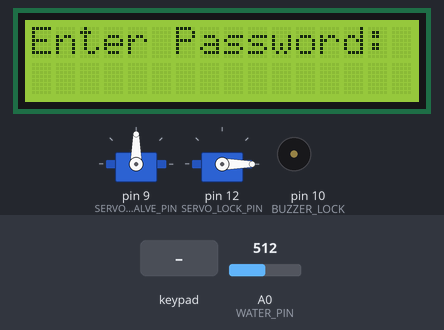
A sketch run on a simulated Arduino Uno, built with avr-gcc and run on an emulated ATmega328P. Shown: 2 × servo, 16×2 character LCD, buzzer (waves = sounding, pin HIGH). Inputs (shaded band) come from the test bench; at power-on: A0 (WATER_PIN) = 512. EEPROM starts erased; what the sketch prints to the serial monitor is not drawn.

Above: at 1.3 s.
1.4 s: keypad keys 1 7 1 0 2 0 0 4 * pressed 0.4 s apart
At 3.8 s:
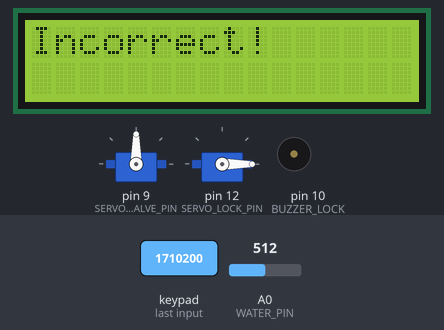
6.5 s: keypad keys 1 7 1 0 2 0 0 4 pressed 0.4 s apart
At 9.9 s:
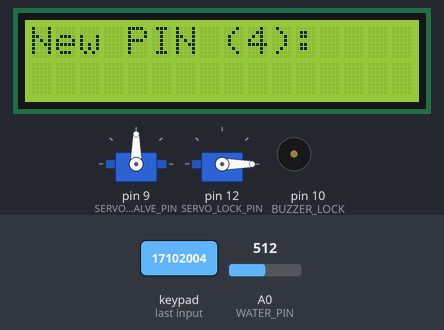
11.2 s: keypad keys 1 1 5 0 pressed 0.4 s apart
At 13.2 s:
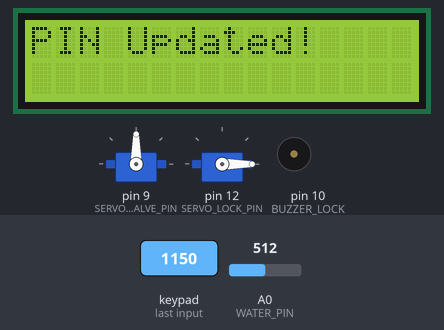
14.3 s: keypad keys 1 1 5 0 # pressed 0.4 s apart
At 16.7 s:
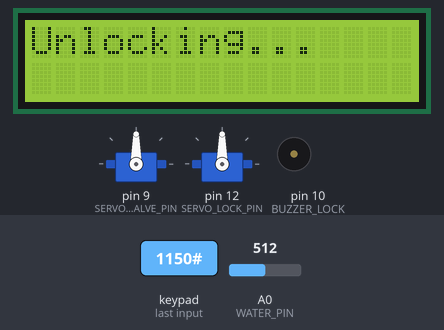
17.8 s: A0 (WATER_PIN) set to 0
20.8 s: keypad keys 1 1 5 0 * pressed 0.4 s apart
At 25.1 s:
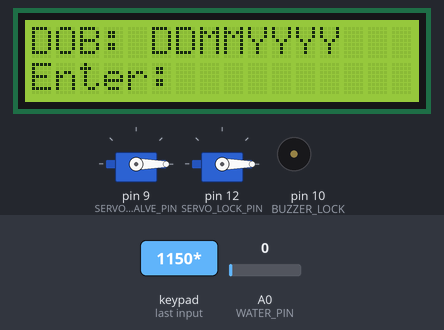
Timing chart, 0 to 25.3 s (numbered marks = the images above; inputs shaded):
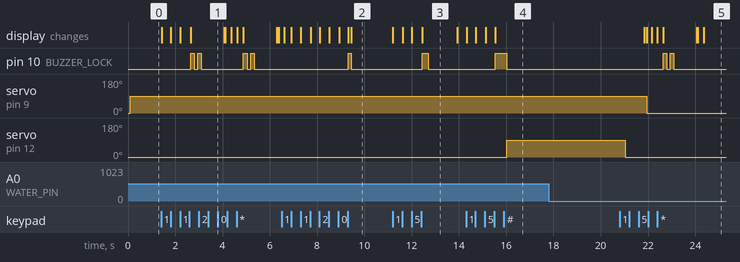

Measured:
- after the input at 1.4 s, pin 10 (BUZZER_LOCK): LOW → HIGH after 1.2 s, → LOW 0.15 s later, → HIGH 0.15 s later, → LOW 0.15 s later, … (8 changes in this stretch); the display: first changes at once (image 1 shows a later state)
- after the input at 6.5 s, pin 10 (BUZZER_LOCK): LOW → HIGH after 2.8 s, → LOW 0.12 s later; the display: first changes after 0.11 s (image 2 shows a later state)
- after the input at 11.2 s, pin 10 (BUZZER_LOCK): LOW → HIGH after 1.3 s, → LOW 0.25 s later; the display: first changes at once (image 3 shows a later state)
- after the input at 14.3 s, pin 10 (BUZZER_LOCK): LOW → HIGH after 1.2 s, → LOW 0.50 s later; servo on pin 12 (SERVO_LOCK_PIN): 0° → 90° after 1.7 s; the display: first changes at once (image 4 shows a later state)
- after the input at 17.8 s, every drawn part: stays the same
- after the input at 20.8 s, pin 10 (BUZZER_LOCK): alternates HIGH for 0.15 s and LOW for 0.15 s, 4 changes in all, then stays LOW, starting after 1.8 s; the display: first differs from a run without the input after 1.3 s (image 5 shows a later state)
- what the display in image 3 shows lasts 1.4 s, from 12.5 s to 13.9 s

The sketch:

DoorLock_PIR_Clotheline.ino
```cpp
#include <Wire.h>
#include <LiquidCrystal_I2C.h>
#include <Keypad_I2C.h>
#include <Servo.h>
#include <EEPROM.h>

/*** ===== Configs ===== ***/
#define USE_BUTTON 0

// PIR: false = active-LOW, true = active-HIGH
const bool PIR_ACTIVE_HIGH = false;

// LED2 ค้างหลังเจอ motion (ms)
const unsigned long LED2_HOLD_MS = 5000;

/*** ===== PIR Filter ===== ***/
const unsigned long REQ_ACTIVE_MS = 120;
const unsigned long REQ_IDLE_MS = 200;
const unsigned long COOLDOWN_MS = 500;

/*** ===== Pins ===== ***/
#define LED2 3
#define BTN 7
#define PIR 6
#define WATER_PIN A0
#define SERVO_VALVE_PIN 9  // Servo วาล์วน้ำ
#define SERVO_LOCK_PIN 12  // Servo ล็อกประตู
#define BUZZER_LOCK 10

/*** ===== Button (toggle LED2) ===== ***/
#if USE_BUTTON
bool ledOn = false;
unsigned long lastDebounceTime = 0;
const unsigned long DEBOUNCE_MS = 50;
int lastReading = HIGH;
int stableState = HIGH;
#endif

/*** ===== PIR (auto LED2) ===== ***/
unsigned long lastMotionMs = 0;
bool pirLedOn = false;

enum PirFSM { P_IDLE,
              P_QUALIFY_ACTIVE,
              P_TRIGGERED,
              P_QUALIFY_IDLE };
PirFSM pstate = P_IDLE;
unsigned long pMark = 0, lastTrigger = 0;

/*** ===== Water Sensor → Servo (WET=90° / DRY=0°) ===== ***/
const int WET_TRIG = 400;
const int DRY_TRIG = 300;
const int DRY_POS = 0;
const int WET_POS = 90;

int waterEMA = 0;
const uint8_t EMA_ALPHA = 32;
bool isWet = false;

Servo valve;
Servo servoLock;

/*** ================= Password Lock ================= ***/
#define PWnmbrLength 5

char Data[PWnmbrLength];
char Master[PWnmbrLength] = "1150";
byte data_count = 0;

// วันเดือนปีเกิด (DDMMYYYY) ใช้รีเซ็ต
const char DOB_EXPECTED[] = "17102004";

// EEPROM layout
const int EE_PASS_ADDR = 0;
const int EE_MAGIC_ADDR = 100;
const byte EE_MAGIC_VAL = 0x42;

LiquidCrystal_I2C lcd(0x27, 16, 2);

// Keypad
const byte ROWS = 4;
const byte COLS = 4;
char keys[ROWS][COLS] = {
  { '1', '2', '3', 'A' },
  { '4', '5', '6', 'B' },
  { '7', '8', '9', 'C' },
  { '*', '0', '#', 'D' }
};
byte rowPins[ROWS] = { 0, 1, 2, 3 };
byte colPins[COLS] = { 4, 5, 6, 7 };

#define KEYPAD_ADDR 0x20
Keypad_I2C keypad(makeKeymap(keys), rowPins, colPins, ROWS, COLS, KEYPAD_ADDR);

enum Mode {
  MODE_NORMAL,
  MODE_RESET_CHECK_DOB,
  MODE_RESET_NEW_PW
};
Mode mode = MODE_NORMAL;

// Buffers
char dobBuf[9];
byte dobCount = 0;

char newPwBuf[PWnmbrLength];
byte newPwCount = 0;

/*** ================= Helper Functions ================= ***/
// ---------- Buzzer ----------
void beepOK(unsigned ms = 150) {
  digitalWrite(BUZZER_LOCK, HIGH);
  delay(ms);
  digitalWrite(BUZZER_LOCK, LOW);
}

void beepError(unsigned ms = 150) {
  for (int i = 0; i < 2; i++) {
    digitalWrite(BUZZER_LOCK, HIGH);
    delay(ms);
    digitalWrite(BUZZER_LOCK, LOW);
    delay(ms);
  }
}

// ---------- EEPROM ----------
void savePasswordToEEPROM(const char *pw) {
  for (int i = 0; i < PWnmbrLength; i++) {
    EEPROM.update(EE_PASS_ADDR + i, pw[i]);
  }
  EEPROM.update(EE_MAGIC_ADDR, EE_MAGIC_VAL);
}

void loadPasswordFromEEPROM(char *out) {
  for (int i = 0; i < PWnmbrLength; i++) {
    out[i] = EEPROM.read(EE_PASS_ADDR + i);
  }
  out[PWnmbrLength - 1] = '\0';
}

// ---------- Buffers ----------
void clearData() {
  for (byte i = 0; i < PWnmbrLength; i++) Data[i] = '\0';
  data_count = 0;
}

void clearDOB() {
  for (byte i = 0; i < 9; i++) dobBuf[i] = '\0';
  dobCount = 0;
}

void clearNewPW() {
  for (byte i = 0; i < PWnmbrLength; i++) newPwBuf[i] = '\0';
  newPwCount = 0;
}

void showEnterPassword() {
  lcd.clear();
  lcd.setCursor(0, 0);
  lcd.print("Enter Password:");
  clearData();
}

/*** ================= Setup ================= ***/
void setup() {
  // PIR + LED
  pinMode(LED2, OUTPUT);
#if USE_BUTTON
  pinMode(BTN, INPUT_PULLUP);
#endif
  if (PIR_ACTIVE_HIGH) pinMode(PIR, INPUT);
  else pinMode(PIR, INPUT_PULLUP);

  digitalWrite(LED2, LOW);

  // Servo valve
  valve.attach(SERVO_VALVE_PIN);
  valve.write(DRY_POS);
  isWet = false;
  waterEMA = analogRead(WATER_PIN);

  // LCD + Keypad
  Wire.begin();
  lcd.init();
  lcd.backlight();
  keypad.begin();

  // Servo Lock
  servoLock.attach(SERVO_LOCK_PIN);
  servoLock.write(0);

  // Buzzer
  pinMode(BUZZER_LOCK, OUTPUT);
  digitalWrite(BUZZER_LOCK, LOW);

  // Serial
  Serial.begin(9600);

  // EEPROM check
  if (EEPROM.read(EE_MAGIC_ADDR) != EE_MAGIC_VAL) {
    savePasswordToEEPROM(Master);
  }
  loadPasswordFromEEPROM(Master);

  showEnterPassword();
}

/*** ================= Loop ================= ***/
void loop() {
  unsigned long now = millis();

  /*** -------- Password Lock -------- ***/
  char key = keypad.getKey();
  if (key) {
    if (mode == MODE_NORMAL && key == '*') {
      mode = MODE_RESET_CHECK_DOB;
      clearDOB();
      lcd.clear();
      lcd.print("DOB: DDMMYYYY");
      lcd.setCursor(0, 1);
      lcd.print("Enter: ");
    } else {
      switch (mode) {
        case MODE_NORMAL:
          if (key && key != '*') {
            if (data_count < PWnmbrLength - 1) {
              Data[data_count] = key;
              lcd.setCursor(data_count, 1);
              lcd.print('*');
              data_count++;
            }
          }
          if (data_count == PWnmbrLength - 1) {
            Data[data_count] = '\0';
            lcd.clear();
            if (!strcmp(Data, Master)) {
              lcd.print("Unlocking...");
              digitalWrite(BUZZER_LOCK, HIGH);
              delay(500);
              digitalWrite(BUZZER_LOCK, LOW);
              servoLock.write(90);
              delay(5000);
              servoLock.write(0);
            } else {
              lcd.print("Incorrect!");
              Serial.println("WRONG_PASS");
              beepError(150);
            }
            clearData();
            delay(800);
            showEnterPassword();
          }
          break;

        case MODE_RESET_CHECK_DOB:
          if (key >= '0' && key <= '9') {
            if (dobCount < 8) {
              dobBuf[dobCount++] = key;
              lcd.print('*');
            }
            if (dobCount == 8) {
              dobBuf[8] = '\0';
              if (strcmp(dobBuf, DOB_EXPECTED) == 0) {
                beepOK(120);
                mode = MODE_RESET_NEW_PW;
                clearNewPW();
                lcd.clear();
                lcd.print("New PIN (4):");
                lcd.setCursor(0, 1);
              } else {
                lcd.clear();
                lcd.print("DOB wrong!");
                beepError(150);
                delay(1200);
                mode = MODE_NORMAL;
                showEnterPassword();
              }
            }
          } else if (key == '#') {
            mode = MODE_NORMAL;
            showEnterPassword();
          }
          break;

        case MODE_RESET_NEW_PW:
          if (key >= '0' && key <= '9') {
            if (newPwCount < PWnmbrLength - 1) {
              newPwBuf[newPwCount++] = key;
              lcd.print('*');
            }
            if (newPwCount == PWnmbrLength - 1) {
              newPwBuf[PWnmbrLength - 1] = '\0';
              savePasswordToEEPROM(newPwBuf);
              loadPasswordFromEEPROM(Master);
              lcd.clear();
              lcd.print("PIN Updated!");
              Serial.println("PASS_CHANGED");
              beepOK(250);
              delay(1200);
              mode = MODE_NORMAL;
              showEnterPassword();
            }
          } else if (key == '#') {
            mode = MODE_NORMAL;
            showEnterPassword();
          }
          break;
      }
    }
  }

  /*** -------- PIR -------- ***/
  int pirRaw = digitalRead(PIR);
  bool motionNow = ((!PIR_ACTIVE_HIGH) && pirRaw == LOW) || (PIR_ACTIVE_HIGH && pirRaw == HIGH);

  switch (pstate) {
    case P_IDLE:
      if (now - lastTrigger >= COOLDOWN_MS) {
        if (motionNow) {
          pstate = P_QUALIFY_ACTIVE;
          pMark = now;
        }
      }
      break;

    case P_QUALIFY_ACTIVE:
      if (!motionNow) {
        pstate = P_IDLE;
      } else if (now - pMark >= REQ_ACTIVE_MS) {
        lastTrigger = now;
        lastMotionMs = now;
        pirLedOn = true;
        pstate = P_TRIGGERED;
      }
      break;

    case P_TRIGGERED:
      if (pirLedOn && (now - lastMotionMs >= LED2_HOLD_MS)) pirLedOn = false;
      if (now - lastTrigger >= COOLDOWN_MS) {
        pstate = P_QUALIFY_IDLE;
        pMark = now;
      }
      break;

    case P_QUALIFY_IDLE:
      if (motionNow) {
        lastTrigger = now;
        pstate = P_TRIGGERED;
      } else if (now - pMark >= REQ_IDLE_MS) {
        pstate = P_IDLE;
      }
      break;
  }

#if USE_BUTTON
  if (ledOn) digitalWrite(LED2, HIGH);
  else digitalWrite(LED2, pirLedOn ? HIGH : LOW);
#else
  digitalWrite(LED2, pirLedOn ? HIGH : LOW);
#endif

  /*** -------- Water Sensor -------- ***/
  int waterRaw = analogRead(WATER_PIN);
  waterEMA += ((int32_t)EMA_ALPHA * (waterRaw - waterEMA)) >> 8;

  // log ค่าออก Serial (เพิ่ม timestamp)
  Serial.print("t=");
  Serial.print(millis());
  Serial.print(" ms  Raw=");
  Serial.print(waterRaw);
  Serial.print("  EMA=");
  Serial.print(waterEMA);
  Serial.print("  State=");
  Serial.println(isWet ? "WET" : "DRY");

  // เก็บสถานะก่อนหน้า
  bool prevIsWet = isWet;

  // ตรวจสอบสถานะใหม่
  if (!isWet && waterEMA >= WET_TRIG) {
    isWet = true;
  } else if (isWet && waterEMA <= DRY_TRIG) {
    isWet = false;
  }

  // ถ้า state เปลี่ยนเท่านั้น สั่ง Servo
  if (isWet != prevIsWet) {
    if (isWet) valve.write(WET_POS);  // WET = 90°
    else valve.write(DRY_POS);        // DRY = 0°
  }
}
```
